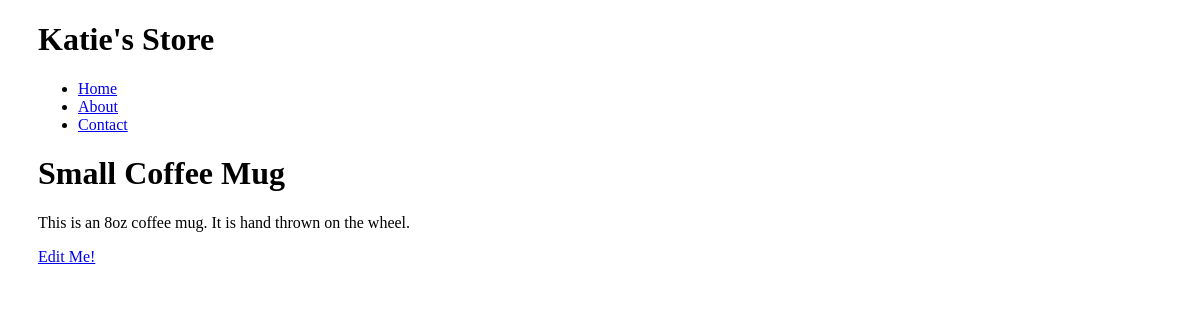
The page /items/small-coffee-mug/ on the database its author committed.
### collection/models.py (models this page shows)
class Item(models.Model):
    name = models.CharField(max_length=255)
    description = models.TextField()
    slug = models.SlugField(unique=True)

### collection/views.py (the view)
# urls.py: url(r'^items/(?P<slug>[-\w]+)/$', views.item_detail, name='item_detail'),
def item_detail(request, slug):
    item = Item.objects.get(slug=slug)
    return render(request, 'items/item_detail.html', {'item': item},)

### collection/templates/items/item_detail.html (shortened to what this page needs)
{% extends 'base.html' %}
{% block content %}
  <h1>{{ item.name }}</h1>
  <p>{{ item.description }}</p>
  <a href="{% url 'edit_item' slug=item.slug %}">
    Edit Me!
  </a>
{% endblock content %}

### collection/static/css/style.css (style rules this page uses)
body { padding-left: 30px; }
h1, h2, h3, h4 { font-family: 'Lobster', cursive; }

### rows shown on the page
Item: name "Small Coffee Mug", description "This is an 8oz coffee mug. It is hand thrown on the wheel."
